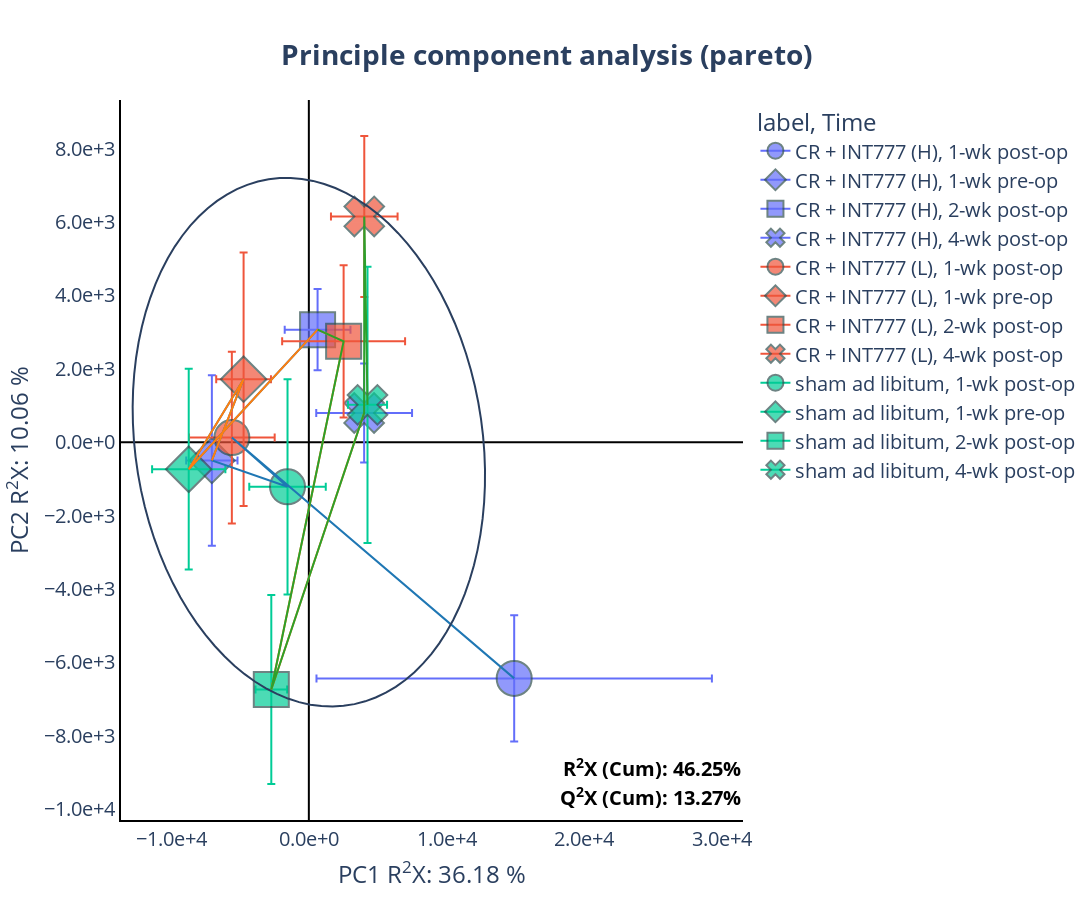

Notebook source saved alongside this figure:
### Code cell
pca_.plot_pca_trajectory(time_=data['Time point'])

### Figure 1 — Plotly figure (JSON) as saved in the notebook; plotly's stock layout.template omitted (floating-point values rounded to 4 significant figures)
{"data": [{"error_x": {"array": [14360.0]}, "error_y": {"array": [1723.0]}, "hovertemplate": "label=CR + INT777 (H)<br>Time=1-wk post-op<br>PC1 R<sup>2</sup>X: 36.18 %=%{x}<br>PC2 R<sup>2</sup>X: 10.06 %=%{y}<extra></extra>", "legendgroup": "CR + INT777 (H), 1-wk post-op", "line": {"color": "#636efa", "dash": "solid"}, "marker": {"line": {"color": "DarkSlateGrey", "width": 2}, "opacity": 0.7, "size": 35, "symbol": "circle"}, "mode": "markers+lines", "name": "CR + INT777 (H), 1-wk post-op", "orientation": "v", "showlegend": true, "type": "scatter", "x": [14920.0], "xaxis": "x", "y": [-6434.0], "yaxis": "y"}, {"error_x": {"array": [1863.0]}, "error_y": {"array": [2322.0]}, "hovertemplate": "label=CR + INT777 (H)<br>Time=1-wk pre-op<br>PC1 R<sup>2</sup>X: 36.18 %=%{x}<br>PC2 R<sup>2</sup>X: 10.06 %=%{y}<extra></extra>", "legendgroup": "CR + INT777 (H), 1-wk pre-op", "line": {"color": "#636efa", "dash": "solid"}, "marker": {"line": {"color": "DarkSlateGrey", "width": 2}, "opacity": 0.7, "size": 35, "symbol": "diamond"}, "mode": "markers+lines", "name": "CR + INT777 (H), 1-wk pre-op", "orientation": "v", "showlegend": true, "type": "scatter", "x": [-7045.0], "xaxis": "x", "y": [-496.1], "yaxis": "y"}, {"error_x": {"array": [2388.0]}, "error_y": {"array": [1104.0]}, "hovertemplate": "label=CR + INT777 (H)<br>Time=2-wk post-op<br>PC1 R<sup>2</sup>X: 36.18 %=%{x}<br>PC2 R<sup>2</sup>X: 10.06 %=%{y}<extra></extra>", "legendgroup": "CR + INT777 (H), 2-wk post-op", "line": {"color": "#636efa", "dash": "solid"}, "marker": {"line": {"color": "DarkSlateGrey", "width": 2}, "opacity": 0.7, "size": 35, "symbol": "square"}, "mode": "markers+lines", "name": "CR + INT777 (H), 2-wk post-op", "orientation": "v", "showlegend": true, "type": "scatter", "x": [634.7], "xaxis": "x", "y": [3067.0], "yaxis": "y"}, {"error_x": {"array": [3480.0]}, "error_y": {"array": [1348.0]}, "hovertemplate": "label=CR + INT777 (H)<br>Time=4-wk post-op<br>PC1 R<sup>2</sup>X: 36.18 %=%{x}<br>PC2 R<sup>2</sup>X: 10.06 %=%{y}<extra></extra>", "legendgroup": "CR + INT777 (H), 4-wk post-op", "line": {"color": "#636efa", "dash": "solid"}, "marker": {"line": {"color": "DarkSlateGrey", "width": 2}, "opacity": 0.7, "size": 35, "symbol": "x"}, "mode": "markers+lines", "name": "CR + INT777 (H), 4-wk post-op", "orientation": "v", "showlegend": true, "type": "scatter", "x": [4017.0], "xaxis": "x", "y": [796.0], "yaxis": "y"}, {"error_x": {"array": [3112.0]}, "error_y": {"array": [2342.0]}, "hovertemplate": "label=CR + INT777 (L)<br>Time=1-wk post-op<br>PC1 R<sup>2</sup>X: 36.18 %=%{x}<br>PC2 R<sup>2</sup>X: 10.06 %=%{y}<extra></extra>", "legendgroup": "CR + INT777 (L), 1-wk post-op", "line": {"color": "#EF553B", "dash": "solid"}, "marker": {"line": {"color": "DarkSlateGrey", "width": 2}, "opacity": 0.7, "size": 35, "symbol": "circle"}, "mode": "markers+lines", "name": "CR + INT777 (L), 1-wk post-op", "orientation": "v", "showlegend": true, "type": "scatter", "x": [-5594.0], "xaxis": "x", "y": [125.2], "yaxis": "y"}, {"error_x": {"array": [1989.0]}, "error_y": {"array": [3455.0]}, "hovertemplate": "label=CR + INT777 (L)<br>Time=1-wk pre-op<br>PC1 R<sup>2</sup>X: 36.18 %=%{x}<br>PC2 R<sup>2</sup>X: 10.06 %=%{y}<extra></extra>", "legendgroup": "CR + INT777 (L), 1-wk pre-op", "line": {"color": "#EF553B", "dash": "solid"}, "marker": {"line": {"color": "DarkSlateGrey", "width": 2}, "opacity": 0.7, "size": 35, "symbol": "diamond"}, "mode": "markers+lines", "name": "CR + INT777 (L), 1-wk pre-op", "orientation": "v", "showlegend": true, "type": "scatter", "x": [-4741.0], "xaxis": "x", "y": [1717.0], "yaxis": "y"}, {"error_x": {"array": [4466.0]}, "error_y": {"array": [2072.0]}, "hovertemplate": "label=CR + INT777 (L)<br>Time=2-wk post-op<br>PC1 R<sup>2</sup>X: 36.18 %=%{x}<br>PC2 R<sup>2</sup>X: 10.06 %=%{y}<extra></extra>", "legendgroup": "CR + INT777 (L), 2-wk post-op", "line": {"color": "#EF553B", "dash": "solid"}, "marker": {"line": {"color": "DarkSlateGrey", "width": 2}, "opacity": 0.7, "size": 35, "symbol": "square"}, "mode": "markers+lines", "name": "CR + INT777 (L), 2-wk post-op", "orientation": "v", "showlegend": true, "type": "scatter", "x": [2526.0], "xaxis": "x", "y": [2747.0], "yaxis": "y"}, {"error_x": {"array": [2420.0]}, "error_y": {"array": [2192.0]}, "hovertemplate": "label=CR + INT777 (L)<br>Time=4-wk post-op<br>PC1 R<sup>2</sup>X: 36.18 %=%{x}<br>PC2 R<sup>2</sup>X: 10.06 %=%{y}<extra></extra>", "legendgroup": "CR + INT777 (L), 4-wk post-op", "line": {"color": "#EF553B", "dash": "solid"}, "marker": {"line": {"color": "DarkSlateGrey", "width": 2}, "opacity": 0.7, "size": 35, "symbol": "x"}, "mode": "markers+lines", "name": "CR + INT777 (L), 4-wk post-op", "orientation": "v", "showlegend": true, "type": "scatter", "x": [4027.0], "xaxis": "x", "y": [6151.0], "yaxis": "y"}, {"error_x": {"array": [2779.0]}, "error_y": {"array": [2931.0]}, "hovertemplate": "label=sham ad libitum<br>Time=1-wk post-op<br>PC1 R<sup>2</sup>X: 36.18 %=%{x}<br>PC2 R<sup>2</sup>X: 10.06 %=%{y}<extra></extra>", "legendgroup": "sham ad libitum, 1-wk post-op", "line": {"color": "#00cc96", "dash": "solid"}, "marker": {"line": {"color": "DarkSlateGrey", "width": 2}, "opacity": 0.7, "size": 35, "symbol": "circle"}, "mode": "markers+lines", "name": "sham ad libitum, 1-wk post-op", "orientation": "v", "showlegend": true, "type": "scatter", "x": [-1549.0], "xaxis": "x", "y": [-1215.0], "yaxis": "y"}, {"error_x": {"array": [2661.0]}, "error_y": {"array": [2735.0]}, "hovertemplate": "label=sham ad libitum<br>Time=1-wk pre-op<br>PC1 R<sup>2</sup>X: 36.18 %=%{x}<br>PC2 R<sup>2</sup>X: 10.06 %=%{y}<extra></extra>", "legendgroup": "sham ad libitum, 1-wk pre-op", "line": {"color": "#00cc96", "dash": "solid"}, "marker": {"line": {"color": "DarkSlateGrey", "width": 2}, "opacity": 0.7, "size": 35, "symbol": "diamond"}, "mode": "markers+lines", "name": "sham ad libitum, 1-wk pre-op", "orientation": "v", "showlegend": true, "type": "scatter", "x": [-8726.0], "xaxis": "x", "y": [-735.9], "yaxis": "y"}, {"error_x": {"array": [1146.0]}, "error_y": {"array": [2574.0]}, "hovertemplate": "label=sham ad libitum<br>Time=2-wk post-op<br>PC1 R<sup>2</sup>X: 36.18 %=%{x}<br>PC2 R<sup>2</sup>X: 10.06 %=%{y}<extra></extra>", "legendgroup": "sham ad libitum, 2-wk post-op", "line": {"color": "#00cc96", "dash": "solid"}, "marker": {"line": {"color": "DarkSlateGrey", "width": 2}, "opacity": 0.7, "size": 35, "symbol": "square"}, "mode": "markers+lines", "name": "sham ad libitum, 2-wk post-op", "orientation": "v", "showlegend": true, "type": "scatter", "x": [-2728.0], "xaxis": "x", "y": [-6738.0], "yaxis": "y"}, {"error_x": {"array": [1420.0]}, "error_y": {"array": [3766.0]}, "hovertemplate": "label=sham ad libitum<br>Time=4-wk post-op<br>PC1 R<sup>2</sup>X: 36.18 %=%{x}<br>PC2 R<sup>2</sup>X: 10.06 %=%{y}<extra></extra>", "legendgroup": "sham ad libitum, 4-wk post-op", "line": {"color": "#00cc96", "dash": "solid"}, "marker": {"line": {"color": "DarkSlateGrey", "width": 2}, "opacity": 0.7, "size": 35, "symbol": "x"}, "mode": "markers+lines", "name": "sham ad libitum, 4-wk post-op", "orientation": "v", "showlegend": true, "type": "scatter", "x": [4261.0], "xaxis": "x", "y": [1017.0], "yaxis": "y"}, {"line": {"color": "#1f77b4", "width": 2}, "marker": {"line": {"color": "DarkSlateGrey", "width": 2}, "opacity": 0.7, "size": 35}, "mode": "lines", "showlegend": false, "type": "scatter", "x": [14920.0, -5594.0, -1549.0, -7045.0, -4741.0, -8726.0, 634.7], "y": [-6434.0, 125.2, -1215.0, -496.1, 1717.0, -735.9, 3067.0]}, {"line": {"color": "#ff7f0e", "width": 2}, "marker": {"line": {"color": "DarkSlateGrey", "width": 2}, "opacity": 0.7, "size": 35}, "mode": "lines", "showlegend": false, "type": "scatter", "x": [-7045.0, -4741.0, -8726.0, 634.7, 2526.0, -2728.0, 4017.0], "y": [-496.1, 1717.0, -735.9, 3067.0, 2747.0, -6738.0, 796.0]}, {"line": {"color": "#2ca02c", "width": 2}, "marker": {"line": {"color": "DarkSlateGrey", "width": 2}, "opacity": 0.7, "size": 35}, "mode": "lines", "showlegend": false, "type": "scatter", "x": [634.7, 2526.0, -2728.0, 4017.0, 4027.0, 4261.0], "y": [3067.0, 2747.0, -6738.0, 796.0, 6151.0, 1017.0]}], "layout": {"annotations": [{"align": "left", "font": {"color": "black", "size": 20}, "showarrow": false, "text": "<b>R<sup>2</sup>X (Cum): 46.25%<b>", "textangle": 0, "x": 1, "xref": "paper", "y": 0.05, "yref": "paper"}, {"align": "left", "font": {"color": "black", "size": 20}, "showarrow": false, "text": "<b>Q<sup>2</sup>X (Cum): 13.27%<b>", "textangle": 0, "x": 1, "xref": "paper", "y": 0.01, "yref": "paper"}], "font": {"size": 20}, "height": 900, "legend": {"title": {"text": "label, Time"}, "tracegroupgap": 0}, "paper_bgcolor": "rgba(0,0,0,0)", "plot_bgcolor": "rgba(0,0,0,0)", "shapes": [{"path": "M 8458.123001126256, 4758.26812287416L7831.723785141059, 5091.50032050695L7173.788981631207, 5404.230843362369L6486.967861836445, 5695.200436001168L5774.0260119969535, 5963.237466569698L5037.834197313653, 6207.262644547856L4281.356802389956, 6426.293366671093L3507.6398947012435, 6619.4476735269445L2719.798959156211, 6785.9478008943115L1921.0063531387516, 6925.12331152547L1114.4785325444248, 7036.413794760237L303.46310024779393, 7119.371123101905L-508.77427084812405, 7173.661256668521L-1318.9629875240453, 7199.065588253569L-2123.8407057689737, 7195.481823580063L-2920.166467088115, 7162.924393203472L-3704.7337486988486, 7101.524394404983L-4474.383375066265, 7011.529063309007L-5226.016238788022, 6893.300779350579L-5956.605779606044, 6747.315606101263L-6663.210171296487, 6574.161374329176L-7342.98416736563, 6374.535315011958L-7993.190557853296, 6149.241251833705L-8611.211191111288, 5899.1863644707L-9194.557516176008, 5625.377535699039L-9740.88060328487, 5328.917297033067L-10247.980602187412, 5010.999389220098L-10713.81560016584, 4672.903955467748L-11136.509844096858, 4315.992386759064L-11514.361293447455, 3941.701840011519L-11845.848473791408, 3551.539451153351L-12129.636603249808, 3147.0762664191075L-12364.582967186578, 2729.9409163009523L-12549.741519517, 2301.813057628488L-12684.366692101396, 1864.4166101835317L-12767.916396884884, 1419.5128150835876L-12800.054208694648, 968.8931428855082L-12780.650719905372, 514.3720799658239L-12709.78406151807, 57.77982222453983L-12587.739588554125, -399.04509446781617L-12415.008731031321, -854.263197405227L-12192.287015148624, -1306.041483953564L-11920.471262647656, -1752.5608024052187L-11600.655979628054, -2192.023177061006L-11234.128949357737, -2622.6590480436876L-10822.366046824163, -3042.7343966910685L-10367.025295906691, -3450.557727837117L-9869.940193099577, -3844.4868808660167L-9333.112324668742, -4222.935642113357L-8758.703306970307, -4584.380131988725L-8149.026082384455, -4927.36494110098L-7506.535605912823, -5250.508990678171L-6833.818959941141, -5552.511093684335L-6133.5849369716, -5832.155194240419L-5408.653132271454, -6088.315264252136L-4661.942590358076, -6319.959837527642L-3896.460051036907, -6526.156163127868L-3115.2878423215147, -6706.073961225331L-2321.571468986521, -6858.988766347956L-1518.5069467301057, -6984.284844545845L-709.327932946768, -7081.457672734562L102.70729406966518, -7150.115970231535L914.328955062786, -7189.983274305266L1722.2689360605707, -7200.899053393163L2523.273947916933, -7182.819353505495L3314.1186261588477, -7135.816975212596L4091.6185183907482, -7060.08118050265L4852.642906960337, -6955.916930690481L5594.127415253674, -6823.743658445957L6313.086346858199, -6664.093578886678L7006.624707908423, -6477.609546535523L7671.949864204419, -6265.0424667723955L8306.382786164168, -6027.248272203277L8907.368836330073, -5765.184476121717L9472.488055992419, -5479.906316940748L9999.464909508904, -5172.562509120249L10486.177447083628, -4844.3906176992305L10930.665849109939, -4496.71207505822L11331.14031767229, -4130.926859977451L11685.988283430734, -3748.507860416453L11993.78089886855, -3350.994942714049L12253.27879175686, -2939.988751090115L12463.437055669157, -2517.144262416256L12623.409457450723, -2084.164122208029L12732.551844700842, -1642.7917886724106L12790.424739547188, -1194.804512416928L12796.795108268087, -742.006180088756L12751.637299637085, -286.22005075982406L12655.133148211371, 170.7185856939341L12507.671242148199, 626.9697986571713L12309.845358497521, 1080.6964255262913L12062.452072271391, 1530.0714693148882L11766.487548917516, 1973.285455325744L11423.143533112609, 2408.5537172668146L11033.802550027192, 2834.123583472471L10600.032338384672, 3248.281434293744L10123.579537730831, 3649.3596022398133L9606.362655332874, 4035.7430870863886L9050.46434102773, 4405.876058911643L8458.12300112626, 4758.2681228741585 Z", "type": "path"}], "title": {"text": "<b>Principle component analysis (pareto)<b>", "x": 0.5, "xanchor": "center", "y": 0.95, "yanchor": "top"}, "width": 1300, "xaxis": {"anchor": "y", "domain": [0, 1], "linecolor": "black", "linewidth": 2, "showline": true, "tickformat": ".1e", "title": {"text": "PC1 R<sup>2</sup>X: 36.18 %"}, "zeroline": true, "zerolinecolor": "Black", "zerolinewidth": 2}, "yaxis": {"anchor": "x", "domain": [0, 1], "linecolor": "black", "linewidth": 2, "showline": true, "tickformat": ".1e", "title": {"text": "PC2 R<sup>2</sup>X: 10.06 %"}, "zeroline": true, "zerolinecolor": "Black", "zerolinewidth": 2}}}
